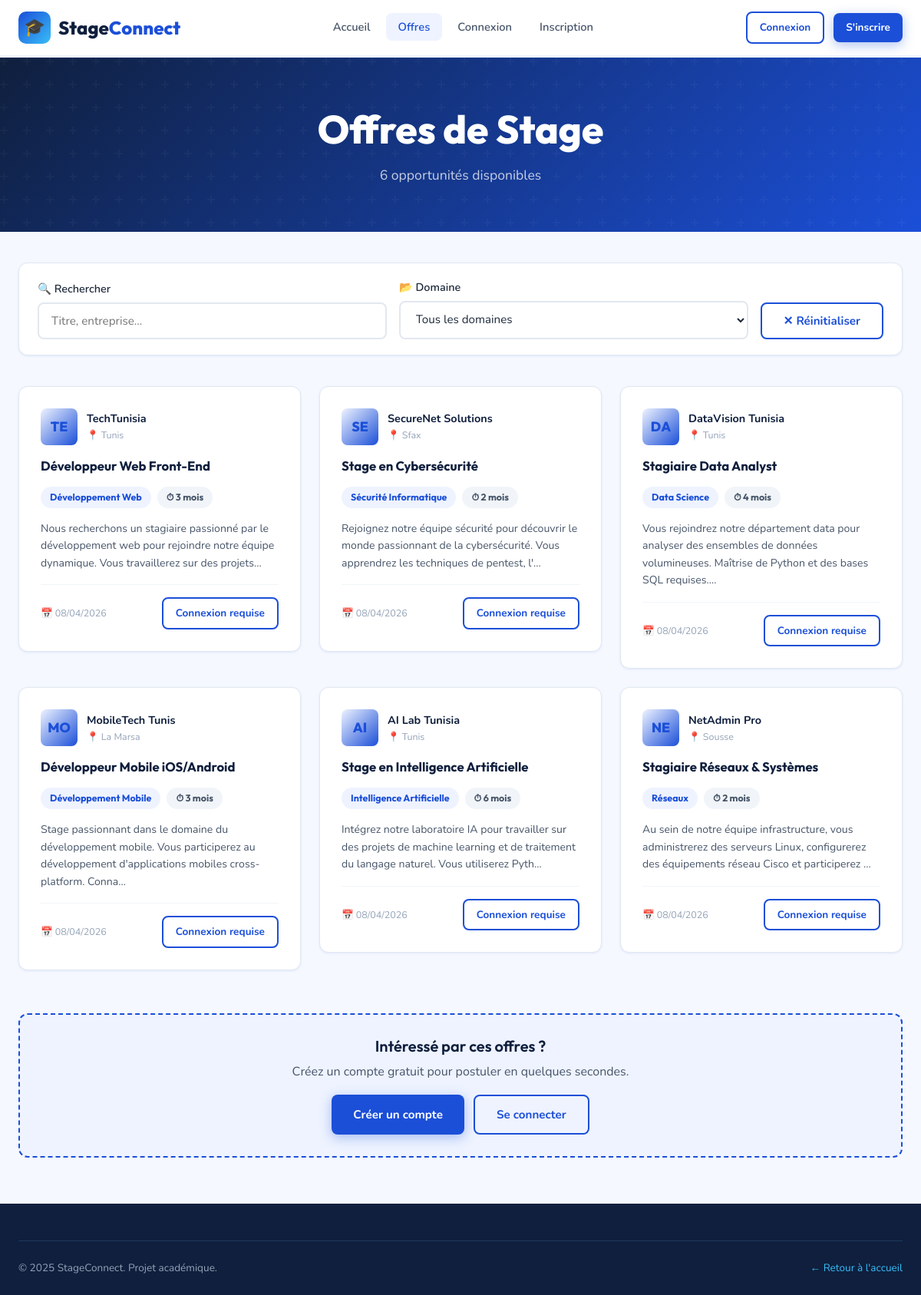
Screenshot of /offres.php with the database file from the repository.
### tables this page shows
CREATE TABLE IF NOT EXISTS offers (
    id          INT AUTO_INCREMENT PRIMARY KEY,
    title       VARCHAR(200) NOT NULL,
    description TEXT NOT NULL,
    company     VARCHAR(150) NOT NULL,
    location    VARCHAR(100) DEFAULT 'Tunisie',
    domain      VARCHAR(100) DEFAULT 'Informatique',
    duration    VARCHAR(50)  DEFAULT '2 mois',
    created_at  TIMESTAMP DEFAULT CURRENT_TIMESTAMP
);

### functions.php (called while the page is built, shortened)
<?php
function isLoggedIn(): bool {
    return isset($_SESSION['user_id']);
}
function isAdmin(): bool {
    return isLoggedIn() && $_SESSION['user_role'] === 'admin';
}
function e(string $str): string {
    return htmlspecialchars($str, ENT_QUOTES, 'UTF-8');
}

### offres.php (the view, shortened to what this page needs)
<?php
require_once __DIR__ . '/php/functions.php';
require_once __DIR__ . '/config/db.php';
$stmt   = $pdo->query('SELECT * FROM offers ORDER BY created_at DESC');
$offers = $stmt->fetchAll();
?>
<!DOCTYPE html>
<html lang="fr">
<head>
    <link rel="stylesheet" href="css/style.css">
</head>
<body>
<header class="site-header">
    <nav class="navbar container">
        <a href="index.html" class="navbar-brand">
            <div class="brand-icon">🎓</div>
            <span class="brand-text">Stage<span>Connect</span></span>
        </a>
        <ul class="navbar-nav">
            <li><a href="index.html"   class="nav-link">Accueil</a></li>
            <li><a href="offres.php"   class="nav-link active">Offres</a></li>
            <?php if (isLoggedIn()): ?>
                <?php if (isAdmin()): ?>
                    <li><a href="dashboard.php" class="nav-link">Dashboard</a></li>
                <?php else: ?>
                    <li><a href="mon-espace.php" class="nav-link">Mon espace</a></li>
                <?php endif; ?>
                <li><a href="logout.php" class="nav-link">Déconnexion</a></li>
            <?php else: ?>
                <li><a href="login.php"    class="nav-link">Connexion</a></li>
                <li><a href="register.php" class="nav-link">Inscription</a></li>
            <?php endif; ?>
        </ul>
        <div class="navbar-actions">
            <?php if (isLoggedIn()): ?>
                <span style="font-size:.88rem; color:var(--gray-600); font-weight:600;">
                    👋 <?= e($_SESSION['user_name']) ?>
                </span>
                <a href="logout.php" class="btn btn-outline btn-sm">Déconnexion</a>
            <?php else: ?>
                <a href="login.php"    class="btn btn-outline btn-sm">Connexion</a>
                <a href="register.php" class="btn btn-primary btn-sm">S'inscrire</a>
            <?php endif; ?>
        </div>
    </nav>
</header>
<section class="page-hero">
    <div class="container" style="position:relative; z-index:1;">
        <h1>Offres de Stage</h1>
        <p><?= count($offers) ?> opportunité<?= count($offers) > 1 ? 's' : '' ?> disponible<?= count($offers) > 1 ? 's' : '' ?></p>
    </div>
</section>
<main class="container" style="padding-top:40px; padding-bottom:60px;">
    <div class="filter-bar">
        <div class="form-group">
            <label class="form-label">🔍 Rechercher</label>
            <input
                type="text"
                id="search-offers"
                class="form-control"
                placeholder="Titre, entreprise..."
            >
        </div>
        <div class="form-group">
            <label class="form-label">📂 Domaine</label>
            <select id="filter-domain" class="form-control">
                <option value="">Tous les domaines</option>
            </select>
        </div>
        <button onclick="document.getElementById('search-offers').value='';
                         document.getElementById('filter-domain').value='';
                         document.getElementById('search-offers').dispatchEvent(new Event('input'));"
                class="btn btn-outline" style="margin-top:22px;">
            ✕ Réinitialiser
        </button>
    </div>
    <div class="offers-grid" id="offers-grid">
        <?php foreach ($offers as $offer): ?>
            <div class="offer-card-wrapper"
                 data-title="<?= e($offer['title']) ?>"
                 data-company="<?= e($offer['company']) ?>"
                 data-domain="<?= e($offer['domain']) ?>">
                <article class="offer-card">
                    <div class="offer-company">
                        <div class="company-avatar">
                            <?= e(strtoupper(substr($offer['company'], 0, 2))) ?>
                        </div>
                        <div>
                            <div style="font-weight:700; font-size:.9rem; color:var(--navy);">
                                <?= e($offer['company']) ?>
                            </div>
                            <div style="font-size:.78rem; color:var(--gray-400);">
                                📍 <?= e($offer['location']) ?>
                            </div>
                        </div>
                    </div>
                    <h3 class="offer-title"><?= e($offer['title']) ?></h3>
                    <div class="offer-meta">
                        <span class="badge badge-primary"><?= e($offer['domain']) ?></span>
                        <span class="badge badge-gray">⏱ <?= e($offer['duration']) ?></span>
                    </div>
                    <p class="offer-desc">
                        <?= e(substr($offer['description'], 0, 140)) ?>...
                    </p>
                    <div class="offer-footer">
                        <span style="font-size:.78rem; color:var(--gray-400);">
                            📅 <?= date('d/m/Y', strtotime($offer['created_at'])) ?>
                        </span>
                        <?php if (isLoggedIn() && !isAdmin()): ?>
                            <a href="postuler.php?id=<?= (int)$offer['id'] ?>"
                               class="btn btn-primary btn-sm">Postuler</a>
                        <?php elseif (isAdmin()): ?>
                            <span class="badge badge-gray">Admin</span>
                        <?php else: ?>
                            <a href="login.php" class="btn btn-outline btn-sm">
                                Connexion requise
                            </a>
                        <?php endif; ?>
                    </div>
                </article>
            </div>
        <?php endforeach; ?>
    </div>
    <?php if (!isLoggedIn()): ?>
        <div style="background:var(--primary-light); border-radius:var(--radius);
             padding:28px; text-align:center; margin-top:16px;
             border: 2px dashed var(--primary);">
            <h3 style="margin-bottom:8px;">Intéressé par ces offres ?</h3>
            <p style="margin-bottom:16px; color:var(--gray-600);">
                Créez un compte gratuit pour postuler en quelques secondes.
            </p>
            <div style="display:flex; gap:12px; justify-content:center; flex-wrap:wrap;">
                <a href="register.php" class="btn btn-primary">Créer un compte</a>
                <a href="login.php"    class="btn btn-outline">Se connecter</a>
            </div>
        </div>
    <?php endif; ?>
</main>
<footer class="site-footer">
    <div class="container">
        <div class="footer-bottom">
            <span>© 2025 StageConnect. Projet académique.</span>
            <a href="index.html" style="color:var(--accent);">← Retour à l'accueil</a>
        </div>
    </div>
</footer>
</body>
</html>

### rows the page displays
offers: company "TE", company "TechTunisia", location "Tunis", title "Développeur Web Front-End", domain "Développement Web", duration "3 mois", description "Nous recherchons un stagiaire passionné par le développement web pour rejoindre notre équipe dynamique. Vous travaillerez sur des projets", created_at "08/04/2026"
offers: company "SE", company "SecureNet Solutions", location "Sfax", title "Stage en Cybersécurité", domain "Sécurité Informatique", duration "2 mois", description "Rejoignez notre équipe sécurité pour découvrir le monde passionnant de la cybersécurité. Vous apprendrez les techniques de pentest, l'", created_at "08/04/2026"
offers: company "DA", company "DataVision Tunisia", location "Tunis", title "Stagiaire Data Analyst", domain "Data Science", duration "4 mois", description "Vous rejoindrez notre département data pour analyser des ensembles de données volumineuses. Maîtrise de Python et des bases SQL requises.", created_at "08/04/2026"
offers: company "MO", company "MobileTech Tunis", location "La Marsa", title "Développeur Mobile iOS/Android", domain "Développement Mobile", duration "3 mois", description "Stage passionnant dans le domaine du développement mobile. Vous participerez au développement d'applications mobiles cross-platform. Conna", created_at "08/04/2026"
offers: company "AI", company "AI Lab Tunisia", location "Tunis", title "Stage en Intelligence Artificielle", domain "Intelligence Artificielle", duration "6 mois", description "Intégrez notre laboratoire IA pour travailler sur des projets de machine learning et de traitement du langage naturel. Vous utiliserez Pyth", created_at "08/04/2026"
offers: company "NE", company "NetAdmin Pro", location "Sousse", title "Stagiaire Réseaux & Systèmes", domain "Réseaux", duration "2 mois", description "Au sein de notre équipe infrastructure, vous administrerez des serveurs Linux, configurerez des équipements réseau Cisco et participerez", created_at "08/04/2026"

### other values shown
count($offers) "6"
